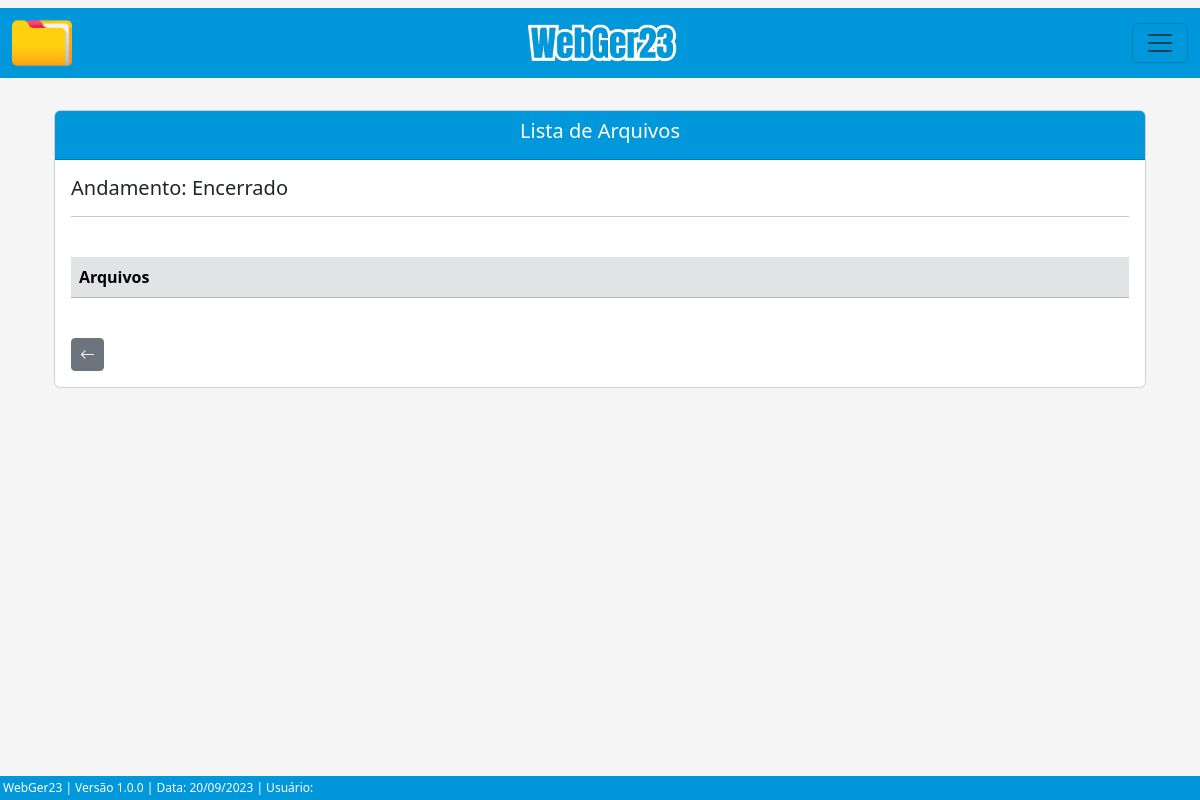
Page /listar/arquivo-andamento-adm/4/ on the earlier database version.
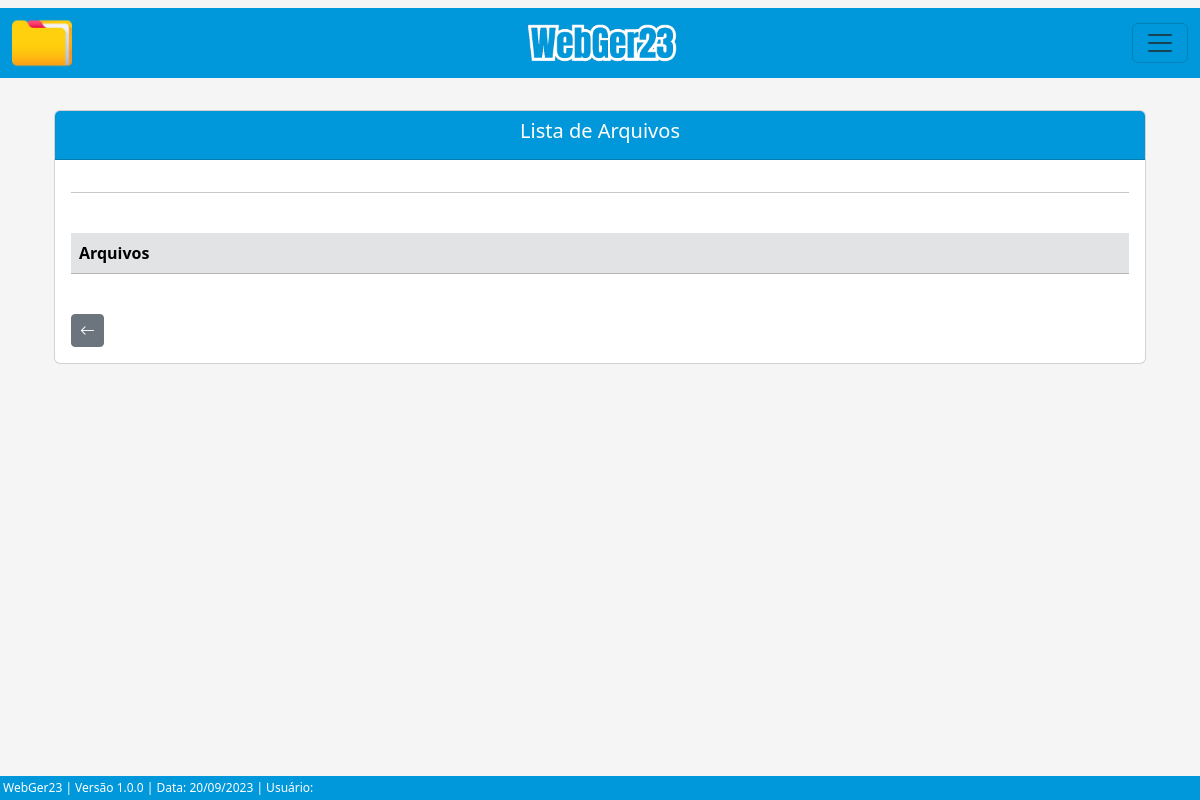
Same page on the later database version.
### processo/models.py (models this page shows, shortened)
class Base(models.Model): # Classe base, será herdada pelas outras classes
    data_criacao = models.DateField('data_criação', auto_now_add=True)
    data_alteracao = models.DateField('Alterado', auto_now=True)
    ativo = models.BooleanField('Ativo?', default=True)
    class Meta:
        abstract = True

class AndamentoAdm(Base):
    andamentos = (
    ('Abertura', 'Abertura'), ('Parecer Fiscal', 'Parecer Fiscal'), ('Decisão 1ª Instância', 'Decisão 1ª Instância'), ('Suspenso Para Fiscalização Futura', 'Suspenso Para Fiscalização Futura'), ('Auto de Infração e Termo de Intimação - AITI.', 'Auto de Infração e Termo de Intimação - AITI.'), ('Termo de Intimação Fiscal - TIF.-tif.', 'Termo de Intimação Fiscal - TIF.'), ('Decisão de 2ª Instância', 'Decisão de 2ª Instância'), ('Cobrança de Documentação', 'Cobrança de Documentação'), ('Recurso Voluntário', 'Recurso Voluntário'), ('Fim do Contrato com a Assessoria', 'Fim do Contrato com a Assessoria'), ('Manifestação', 'Manifestação'), ('Recebimento do AR', 'Recebimento do AR'), ('Despacho', 'Despacho'), ('Aguardando Pagamento', 'Aguardando Pagamento'), ('Apresentação de Documentação para Análise', 'Apresentação de Documentação para Análise'), ('Aguardando AR', 'Aguardando AR'), ('Ofício', 'Ofício'), ('Revelia', 'Revelia'), ('Execução', 'Execução'), ('Confissão de Dívida (Parcelamento)', 'Confissão de Dívida (Parcelamento)'), ('Reenvio de Documento', 'Reenvio de Documento'), ('Parecer Juridico', 'Parecer Juridico'), ('Certidão', 'Certidão'), ('Encaminhado', 'Encaminhado'), ('Encerrado', 'Encerrado'),
    )
    situacao = (
        ('Sem Pagamento', 'Sem Pagamento'), ('Com Pagamento', 'Com Pagamento'),
    )
    criador_andamento_adm = models.ForeignKey(get_user_model(), verbose_name='Usuário Criador', on_delete=models.CASCADE)
    processo = models.ForeignKey(ProcessoAdm, on_delete=models.CASCADE) # Relacionamento 'One to Many' (um para muitos)
    data_andamento = models.DateField(verbose_name='Data do Andamento')
    andamento = models.CharField(max_length=100, choices=andamentos, verbose_name='Andamento') # Utiliza choices(escolhas) para selecionar o andamento
    situacao_pagamento = models.CharField(max_length=100, choices=situacao, blank=True, null=True)
    valor_pago = models.CharField(max_length=14, blank=True, null=True)
    data_prazo = models.DateField(blank=True, null=True)
    funcionario = models.CharField(max_length=50, blank=True, null=True)
    data_recebimento = models.DateField(blank=True, null=True)
    complemento = models.CharField(max_length=150, blank=True, null=True)
    arquivo_1 = models.FileField(upload_to='uploads/', verbose_name='Arquivo', blank=True)
    arquivo_2 = models.FileField(upload_to='uploads/', verbose_name='Arquivo', blank=True)
    arquivo_3 = models.FileField(upload_to='uploads/', verbose_name='Arquivo', blank=True)

### processo/views.py (the view)
# urls.py: path('listar/arquivo-andamento-adm/<int:pk>/', ArquivoAndamentoAdmList.as_view(), name='arquivo-andamento-adm-list'),
class ArquivoAndamentoAdmList(ListView):
    model = AndamentoAdm
    template_name = 'processos/lists/arquivo_andamento_adm_list.html'
    def get_queryset(self):
        andamento_pk = self.kwargs.get('pk') # Pega a pk(primary key) da URL
        andamento = AndamentoAdm.objects.filter(pk=andamento_pk)  # Pega o andamento que possui a pk recebida (pk é a primary key do andamento)
        return andamento
    def get_context_data(self, **kwargs):
        andamento_pk = self.kwargs.get('pk') # Pega a PK do andamento através da URL
        context = super().get_context_data(**kwargs)
        context['dados_andamento'] = AndamentoAdm.objects.filter(pk=andamento_pk) # Filtra os dados do andamento através da pk
        return context

### processo/templates/processos/lists/arquivo_andamento_adm_list.html (shortened to what this page needs)
{% extends 'index.html' %}
{% load static %}
{% block conteudo %}
<div class="container p-4">
    <div class="card">
        <div class="card-header text-white" style="background-color: #0098DB;">
            <h5 style="text-align: center;">Lista de Arquivos</h5>
         </div>
        <div class="card-body">
            {% for atributo in dados_andamento %}
                <h5>Andamento: {{ atributo.andamento }}</h5>
            {% endfor %}
            <hr>
            <div class="table-responsive">
                <br>
                <table class="table table-striped" id="tabela-listar-arquivo">
                    <thead>
                        <tr class="table-secondary">
                            <th>Arquivos</th>
                        </tr>
                    </thead>
                </table>
            </div>
            <br>
            <button class="btn btn-secondary btn-sm" id="btnVoltar"><i class="bi bi-arrow-left" style="font-size: 15px;"></i></button>
        </div>
    </div>
</div>
{% endblock %}

Differences in the rows shown:
removed AndamentoAdm: andamento "Encerrado"
